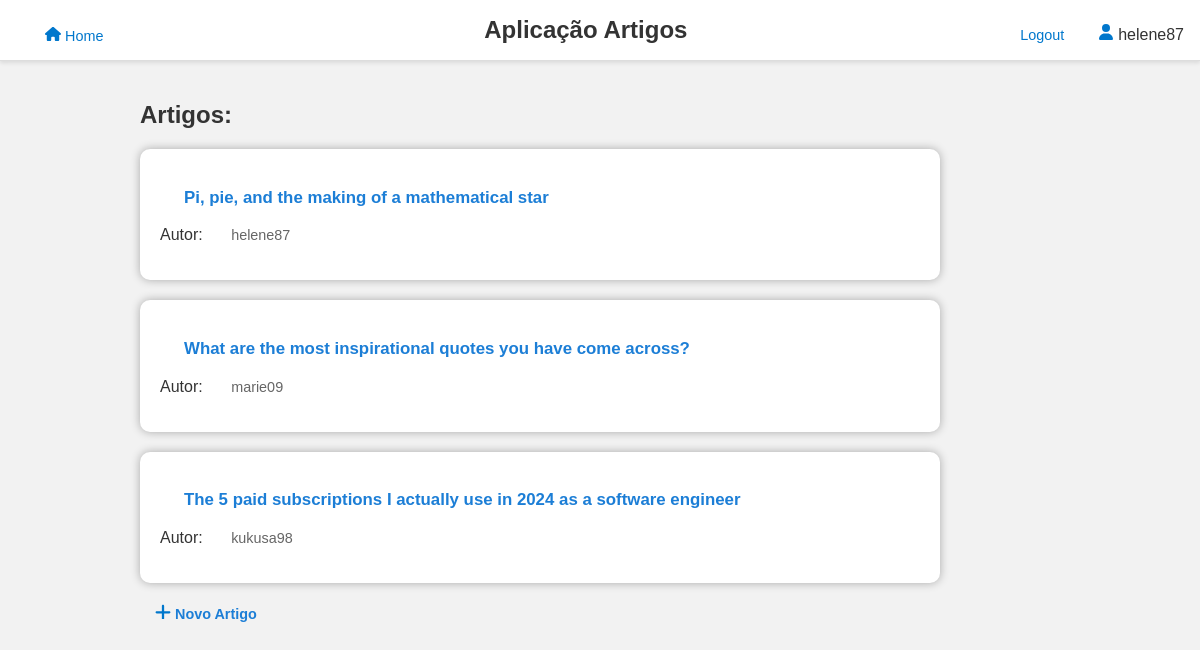
Page /artigos/index/ (signed in) on the committed database.
### artigos/models.py (models this page shows)
class Artigo(models.Model):
    autor = models.ForeignKey(User, on_delete=models.CASCADE,related_name='artigos')
    titulo = models.CharField(max_length=200)
    conteudo = models.TextField()
    data_publicacao = models.DateTimeField(auto_now_add=True)
    def __str__(self):
        return self.titulo

### artigos/views.py (the view)
# urls.py: path('index/', views.listaArtigos_view, name='index'),
def listaArtigos_view(request):
    artigos=Artigo.objects.all()
    contexto={'artigos':artigos}
    return render(request,"artigos/listaArtigos.html",contexto)

### artigos/templates/artigos/listaArtigos.html (shortened to what this page needs)
{% extends 'artigos/layout.html' %}
{% block content %}
    <div class="article-list">
        <h2>Artigos:</h2>
        <ul class="articles">
            {% for artigo in artigos %}
                <li class="article">
                    <h3 class="article-title"><a href="{% url 'artigos:artigoDetails' artigo.id %}">{{ artigo }}</a></h3>
                    <p class="article-author">Autor: <a href="{% url 'artigos:user' artigo.autor.username %}">{{ artigo.autor.username }}</a></p>
                </li>
            {% endfor %}
        </ul>
        <div class="new-article">
            <a href="{% url 'artigos:novo_artigo' %}"class='new-article-link'>
                Novo Artigo</a>
        </div>
    </div>
{% endblock %}

### artigos/templates/artigos/layout.html (shortened to what this page needs)
<html>
<head>
</head>
<body>
<header class="container">
       <div>
            <a href="{% url 'artigos:index' %}" class='Home'>
                Home</a>
    </div>
     <h1 id=titulo>Aplicação Artigos</h1>
        <div>
            {% if request.user.is_authenticated %}
                <a href="{% url 'autenticacao:logoutA' %}"class="logout-btn">Logout</a>
                <svg xmlns="http://www.w3.org/2000/svg" viewBox="0 0 448 512">
                    <path d="M224 256A128 128 0 1 0 224 0a128 128 0 1 0 0 256zm-45.7 48C79.8 304 0 383.8 0 482.3C0 498.7 13.3 512 29.7 512H418.3c16.4 0 29.7-13.3 29.7-29.7C448 383.8 368.2 304 269.7 304H178.3z"/>
                </svg>
                {{request.user.username}}
            {% endif %}
        </div>
</header>
<main>
    {% block content %}
    {% endblock %}
</main>
</body>
</html>

### rows in the picture
Artigo: titulo "Pi, pie, and the making of a mathematical star", autor.username "helene87"
Artigo: titulo "What are the most inspirational quotes you have come across?", autor.username "marie09"
Artigo: titulo "The 5 paid subscriptions I actually use in 2024 as a software engineer", autor.username "kukusa98"

### other values in the picture
{{ request.user.username }} "helene87"
